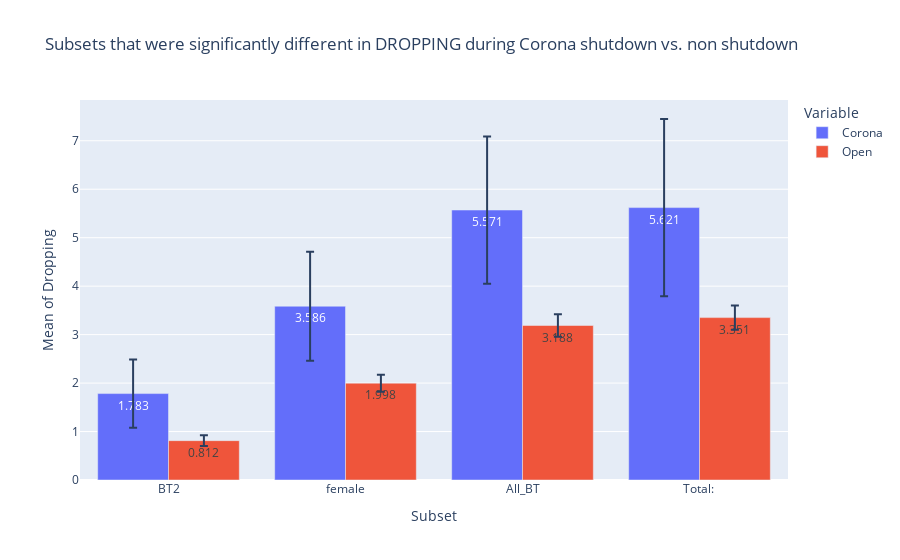

Notebook cell for this chart:
### Code cell
test = pd.DataFrame()
sig = ["BT2", "BT5", "female", "All_BT", "Total: "]
for column in sig:
    x = st.t.interval(alpha=0.95, df=len(corona_drop[column])-1, loc=np.mean(corona_drop[column]), scale=st.sem(corona_drop[column],nan_policy='omit'))
    y = st.t.interval(alpha=0.95, df=len(open_drop[column])-1, loc=np.mean(open_drop[column]), scale=st.sem(open_drop[column],nan_policy='omit'))
    if overlap(x[0],x[1],y[0],y[1])==False:
        #Graph it
        corona_mean = corona_drop[column].mean()
        open_mean = open_drop[column].mean()
        corona_int = st.t.interval(alpha=0.95, df=len(corona_drop[column])-1, loc=np.mean(corona_drop[column]), scale=st.sem(corona_drop[column],nan_policy='omit'))
        open_int = st.t.interval(alpha=0.95, df=len(open_drop[column])-1, loc=np.mean(open_drop[column]), scale=st.sem(open_drop[column],nan_policy='omit'))
        corona_error = (corona_int[1] - corona_int[0])/2
        open_error = (open_int[1] - open_int[0])/2
        pd.Series()
        data = {'Variable':['Corona','Open'], 'Mean':[corona_mean,open_mean],'error':[corona_error,open_error],'Subset':[column,column]} 
        data = pd.DataFrame(data)
        test = pd.concat([test, data])
    else:
        print(column,"Has Confidence Intervals that overlap")
        print("Here are the confidence intervals:")
        print("Corona",x)
        print("Open",y)
test["Mean"] = round(test["Mean"],3)

px.bar(test, x = "Subset", y = "Mean", text = "Mean",color = "Variable", error_y = "error", barmode = "group", title = "Subsets that were significantly different in DROPPING during Corona shutdown vs. non shutdown", labels = {"Mean":"Mean of Dropping"})

### Figure 1 — Plotly figure (JSON) as saved in the notebook; plotly's stock layout.template omitted (floating-point values rounded to 4 significant figures)
{"data": [{"alignmentgroup": "True", "error_y": {"array": [0.7049, 1.125, 1.52, 1.828]}, "hovertemplate": "Variable=Corona<br>Subset=%{x}<br>Mean of Dropping=%{text}<extra></extra>", "legendgroup": "Corona", "marker": {"color": "#636efa"}, "name": "Corona", "offsetgroup": "Corona", "orientation": "v", "showlegend": true, "text": [1.783, 3.586, 5.571, 5.621], "textposition": "auto", "type": "bar", "x": ["BT2", "female", "All_BT", "Total: "], "xaxis": "x", "y": [1.783, 3.586, 5.571, 5.621], "yaxis": "y"}, {"alignmentgroup": "True", "error_y": {"array": [0.1092, 0.1748, 0.2341, 0.2509]}, "hovertemplate": "Variable=Open<br>Subset=%{x}<br>Mean of Dropping=%{text}<extra></extra>", "legendgroup": "Open", "marker": {"color": "#EF553B"}, "name": "Open", "offsetgroup": "Open", "orientation": "v", "showlegend": true, "text": [0.812, 1.998, 3.188, 3.351], "textposition": "auto", "type": "bar", "x": ["BT2", "female", "All_BT", "Total: "], "xaxis": "x", "y": [0.812, 1.998, 3.188, 3.351], "yaxis": "y"}], "layout": {"barmode": "group", "legend": {"title": {"text": "Variable"}, "tracegroupgap": 0}, "title": {"text": "Subsets that were significantly different in DROPPING during Corona shutdown vs. non shutdown"}, "xaxis": {"anchor": "y", "domain": [0, 1], "title": {"text": "Subset"}}, "yaxis": {"anchor": "x", "domain": [0, 1], "title": {"text": "Mean of Dropping"}}}}
